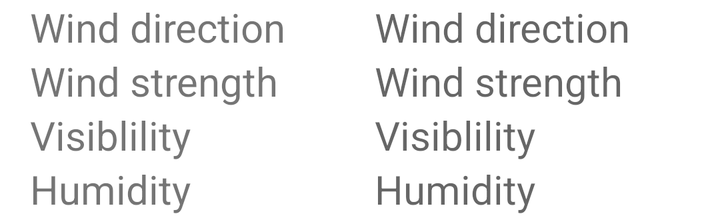
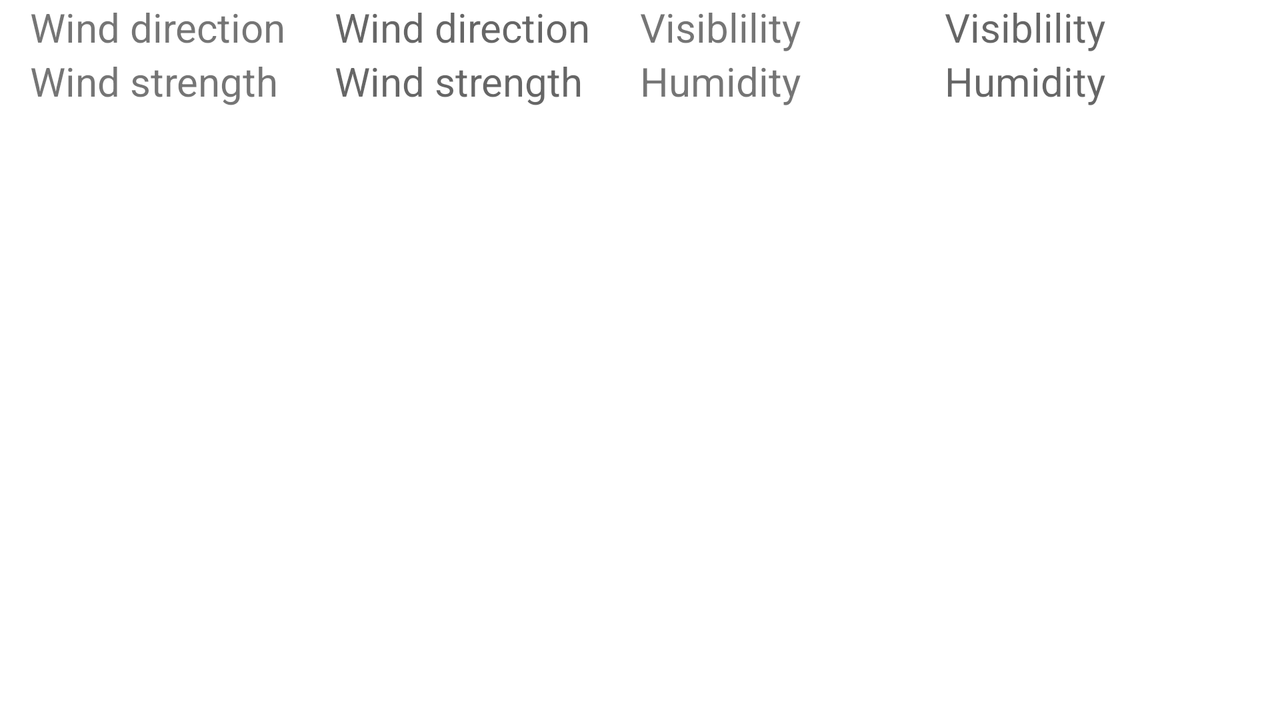

One screen, two layout resources from the same app: the default and the repository's alternative for another configuration. Each is rendered where Android would select it; the XML of both is given below.
<!-- AndroidManifest.xml: application theme Theme.WeatherApp -->
<!-- res/layout/fragment_more_info.xml -->
<?xml version="1.0" encoding="utf-8"?>
<RelativeLayout xmlns:android="http://schemas.android.com/apk/res/android"
    android:layout_width="match_parent"
    android:layout_height="wrap_content"
    xmlns:tools="http://schemas.android.com/tools"
    android:layout_alignParentTop="true"
    android:layout_alignParentStart="true"
    android:layout_alignParentBottom="true"
    tools:context=".Fragments.MoreInfoFragment">

    <ImageView
        android:id="@+id/WeatherImage"
        android:layout_width="wrap_content"
        android:layout_height="wrap_content"
        android:layout_centerHorizontal="true"/>

    <TableLayout
        android:layout_below="@id/WeatherImage"
        android:layout_width="match_parent"
        android:layout_height="wrap_content"
        android:layout_marginStart="15dp">

        <TableRow
            android:layout_width="match_parent"
            android:layout_height="wrap_content">

            <TextView
                android:layout_width="match_parent"
                android:layout_height="wrap_content"
                android:layout_weight="1"
                android:text="@string/wind_direction"
                android:textAlignment="viewStart"
                android:textSize="20sp" />

            <TextView
                android:id="@+id/WindDirection"
                android:layout_width="match_parent"
                android:layout_height="wrap_content"
                android:layout_weight="1"
                android:hint="@string/wind_direction"
                android:text=""
                android:textSize="20sp" />
        </TableRow>
        <TableRow
            android:layout_width="match_parent"
            android:layout_height="wrap_content">

            <TextView
                android:layout_width="match_parent"
                android:layout_height="wrap_content"
                android:layout_weight="1"
                android:text="@string/wind_strength"
                android:textAlignment="viewStart"
                android:textSize="20sp" />

            <TextView
                android:id="@+id/WindStrength"
                android:layout_width="match_parent"
                android:layout_height="wrap_content"
                android:layout_weight="1"
                android:hint="@string/wind_strength"
                android:text=""
                android:textSize="20sp" />
        </TableRow>

        <TableRow
            android:layout_width="match_parent"
            android:layout_height="wrap_content">

            <TextView
                android:layout_width="match_parent"
                android:layout_height="wrap_content"
                android:layout_weight="1"
                android:text="@string/visibility"
                android:textAlignment="viewStart"
                android:textSize="20sp" />

            <TextView
                android:id="@+id/Visibility"
                android:layout_width="match_parent"
                android:layout_height="wrap_content"
                android:layout_weight="1"
                android:hint="@string/visibility"
                android:text=""
                android:textSize="20sp" />
        </TableRow>

        <TableRow
            android:layout_width="match_parent"
            android:layout_height="wrap_content">

            <TextView
                android:layout_width="match_parent"
                android:layout_height="wrap_content"
                android:layout_weight="1"
                android:text="@string/humidity"
                android:textAlignment="viewStart"
                android:textSize="20sp" />

            <TextView
                android:id="@+id/Humidity"
                android:layout_width="match_parent"
                android:layout_height="wrap_content"
                android:layout_weight="1"
                android:hint="@string/humidity"
                android:text=""
                android:textSize="20sp" />
        </TableRow>
    </TableLayout>
</RelativeLayout>
<!-- resources referenced by this layout -->
<resources>
  <string name="humidity">Humidity</string>
  <string name="visibility">Visiblility</string>
  <string name="wind_direction">Wind direction</string>
  <string name="wind_strength">Wind strength</string>
  <style name="Theme.WeatherApp" parent="Theme.MaterialComponents.DayNight.DarkActionBar">
          
          <item name="colorPrimary">@color/light_blue</item>
          <item name="colorPrimaryVariant">@color/dark_blue</item>
          <item name="colorOnPrimary">@color/white</item>
          
          <item name="colorSecondary">@color/teal_200</item>
          <item name="colorSecondaryVariant">@color/teal_700</item>
          <item name="colorOnSecondary">@color/black</item>
          
          <item name="android:statusBarColor">?attr/colorPrimaryVariant</item>
          <item name="android:colorAccent">@color/black</item>
          
      </style>
  <color name="light_blue">#1A9CFF</color>
  <color name="dark_blue">#003B76</color>
  <color name="white">#FFFFFFFF</color>
  <color name="teal_200">#FF03DAC5</color>
  <color name="teal_700">#FF018786</color>
  <color name="black">#FF000000</color>
</resources>
<!-- res/layout-land/fragment_more_info.xml (the repository's variant of the layout above) -->
<!-- drawn on the phone turned sideways -->
<?xml version="1.0" encoding="utf-8"?>
<RelativeLayout xmlns:android="http://schemas.android.com/apk/res/android"
    android:layout_width="match_parent"
    android:layout_height="wrap_content"
    xmlns:tools="http://schemas.android.com/tools"
    android:layout_alignParentTop="true"
    android:layout_alignParentStart="true"
    android:layout_alignParentBottom="true"
    tools:context=".Fragments.MoreInfoFragment">

    <ImageView
        android:id="@+id/WeatherImage"
        android:layout_width="wrap_content"
        android:layout_height="wrap_content"
        android:layout_centerHorizontal="true"/>
    <LinearLayout
        android:layout_width="match_parent"
        android:layout_height="match_parent"
        android:orientation="horizontal"
        android:layout_below="@id/WeatherImage">
        <TableLayout
            android:layout_width="0dp"
            android:layout_weight="1"
            android:layout_height="wrap_content"
            android:layout_marginStart="15dp">

            <TableRow
                android:layout_width="match_parent"
                android:layout_height="wrap_content">

                <TextView
                    android:layout_width="match_parent"
                    android:layout_height="wrap_content"
                    android:layout_weight="1"
                    android:text="@string/wind_direction"
                    android:textAlignment="viewStart"
                    android:textSize="20sp" />

                <TextView
                    android:id="@+id/WindDirection"
                    android:layout_width="match_parent"
                    android:layout_height="wrap_content"
                    android:layout_weight="1"
                    android:hint="@string/wind_direction"
                    android:text=""
                    android:textSize="20sp" />
            </TableRow>
            <TableRow
                android:layout_width="match_parent"
                android:layout_height="wrap_content">

                <TextView
                    android:layout_width="match_parent"
                    android:layout_height="wrap_content"
                    android:layout_weight="1"
                    android:text="@string/wind_strength"
                    android:textAlignment="viewStart"
                    android:textSize="20sp" />

                <TextView
                    android:id="@+id/WindStrength"
                    android:layout_width="match_parent"
                    android:layout_height="wrap_content"
                    android:layout_weight="1"
                    android:hint="@string/wind_strength"
                    android:text=""
                    android:textSize="20sp" />
            </TableRow>
        </TableLayout>
        <TableLayout
            android:layout_width="0dp"
            android:layout_weight="1"
            android:layout_height="wrap_content"
            android:layout_marginEnd="15dp">

            <TableRow
                android:layout_width="match_parent"
                android:layout_height="wrap_content">

                <TextView
                    android:layout_width="match_parent"
                    android:layout_height="wrap_content"
                    android:layout_weight="1"
                    android:text="@string/visibility"
                    android:textAlignment="viewStart"
                    android:textSize="20sp" />

                <TextView
                    android:id="@+id/Visibility"
                    android:layout_width="match_parent"
                    android:layout_height="wrap_content"
                    android:layout_weight="1"
                    android:hint="@string/visibility"
                    android:text=""
                    android:textSize="20sp" />
            </TableRow>
            <TableRow
                android:layout_width="match_parent"
                android:layout_height="wrap_content">

                <TextView
                    android:layout_width="match_parent"
                    android:layout_height="wrap_content"
                    android:layout_weight="1"
                    android:text="@string/humidity"
                    android:textAlignment="viewStart"
                    android:textSize="20sp" />

                <TextView
                    android:id="@+id/Humidity"
                    android:layout_width="match_parent"
                    android:layout_height="wrap_content"
                    android:layout_weight="1"
                    android:hint="@string/humidity"
                    android:text=""
                    android:textSize="20sp" />
            </TableRow>
        </TableLayout>
    </LinearLayout>
</RelativeLayout>
